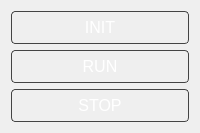
         <widget class="QWidget" name="ActionButtonsPage">
          <layout class="QVBoxLayout" name="verticalLayout_12">
           <item>
            <widget class="QPushButton" name="InitButton">
             <property name="sizePolicy">
              <sizepolicy hsizetype="Minimum" vsizetype="Preferred">
               <horstretch>0</horstretch>
               <verstretch>0</verstretch>
              </sizepolicy>
             </property>
             <property name="font">
              <font>
               <pointsize>12</pointsize>
              </font>
             </property>
             <property name="styleSheet">
              <string notr="true">QPushButton {
    padding: 6px 12px;
    background-color: qlineargradient(
        x1:0, y1:0, x2:0, y2:1,
        stop:0 #1a1a1a, stop:1 #000000
    );
    color: white;
    border: 1px solid #444;
    border-radius: 4px;
}

QPushButton:hover {
    background-color: qlineargradient(
        x1:0, y1:0, x2:0, y2:1,
        stop:0 #2a2a2a, stop:1 #111111
    );
}

QPushButton:pressed {
    background-color: qlineargradient(
        x1:0, y1:0, x2:0, y2:1,
        stop:0 #0f0f0f, stop:1 #000000
    );
    border-style: inset;
	background-color: #0B76A0;
}</string>
             </property>
             <property name="text">
              <string>INIT</string>
             </property>
             <property name="checkable">
              <bool>false</bool>
             </property>
            </widget>
           </item>
           <item>
            <widget class="QPushButton" name="RunButton">
             <property name="sizePolicy">
              <sizepolicy hsizetype="Minimum" vsizetype="Preferred">
               <horstretch>0</horstretch>
               <verstretch>0</verstretch>
              </sizepolicy>
             </property>
             <property name="font">
              <font>
               <pointsize>12</pointsize>
              </font>
             </property>
             <property name="styleSheet">
              <string notr="true">QPushButton {
    padding: 6px 12px;
    background-color: qlineargradient(
        x1:0, y1:0, x2:0, y2:1,
        stop:0 #1a1a1a, stop:1 #000000
    );
    color: white;
    border: 1px solid #444;
    border-radius: 4px;
}

QPushButton:hover {
    background-color: qlineargradient(
        x1:0, y1:0, x2:0, y2:1,
        stop:0 #2a2a2a, stop:1 #111111
    );
}

QPushButton:pressed {
    background-color: qlineargradient(
        x1:0, y1:0, x2:0, y2:1,
        stop:0 #0f0f0f, stop:1 #000000
    );
    border-style: inset;
	background-color: #0B76A0;
}



</string>
             </property>
             <property name="text">
              <string>RUN</string>
             </property>
            </widget>
           </item>
           <item>
            <widget class="QPushButton" name="StopButton">
             <property name="sizePolicy">
              <sizepolicy hsizetype="Minimum" vsizetype="Preferred">
               <horstretch>0</horstretch>
               <verstretch>0</verstretch>
              </sizepolicy>
             </property>
             <property name="font">
              <font>
               <pointsize>12</pointsize>
              </font>
             </property>
             <property name="styleSheet">
              <string notr="true">QPushButton {
    padding: 6px 12px;
    background-color: qlineargradient(
        x1:0, y1:0, x2:0, y2:1,
        stop:0 #1a1a1a, stop:1 #000000
    );
    color: white;
    border: 1px solid #444;
    border-radius: 4px;
}

QPushButton:hover {
    background-color: qlineargradient(
        x1:0, y1:0, x2:0, y2:1,
        stop:0 #2a2a2a, stop:1 #111111
    );
}

QPushButton:pressed {
    background-color: qlineargradient(
        x1:0, y1:0, x2:0, y2:1,
        stop:0 #0f0f0f, stop:1 #000000
    );
    border-style: inset;
	background-color: #0B76A0;
}



</string>
             </property>
             <property name="text">
              <string>STOP</string>
             </property>
            </widget>
           </item>
          </layout>
         </widget>
